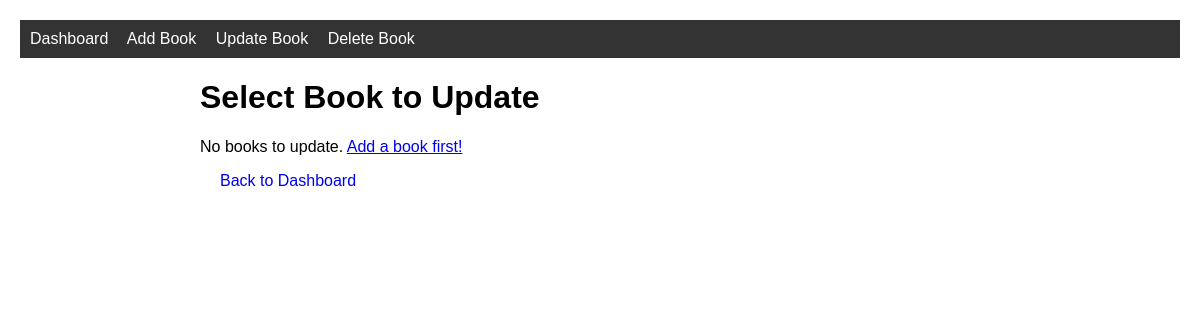
/update, run on an earlier commit of the app's database.
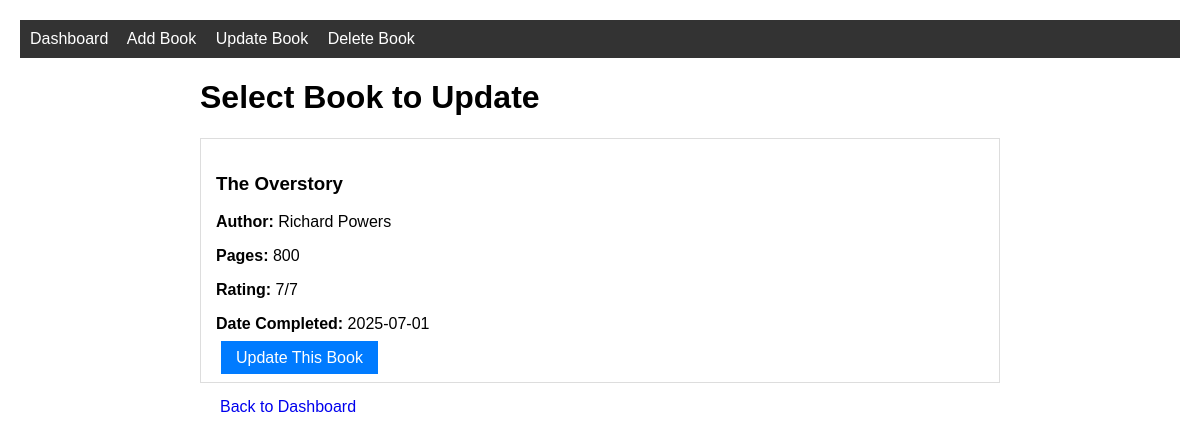
And on a later commit of the database.
### tables this page shows
CREATE TABLE books (
                id INTEGER PRIMARY KEY AUTOINCREMENT,
                title TEXT NOT NULL,
                author TEXT NOT NULL,
                pages INTEGER NOT NULL,
                rating INTEGER NOT NULL,
                date_completed TEXT NOT NULL
            );

### app.py (the view)
@app.route('/update')
def update_book_selection():
    with get_db() as connection:
        books = connection.execute('SELECT * FROM books ORDER BY title').fetchall()
    return render_template('update_book_selection.html', books=books)

### app.py (called while the page is built)
def get_db():
    connection = sqlite3.connect(DATABASE)
    connection.row_factory = sqlite3.Row
    return connection

### templates/update_book_selection.html
{% extends "base.html" %}
{% block content %}
<h1>Select Book to Update</h1>
{% if books %}
    {% for book in books %}
        <div class="card">
            <h3>{{ book.title }}</h3>
            <p><strong>Author:</strong> {{ book.author }}</p>
            <p><strong>Pages:</strong> {{ book.pages }}</p>
            <p><strong>Rating:</strong> {{ book.rating }}/7</p>
            <p><strong>Date Completed:</strong> {{ book.date_completed }}</p>
            <a href="{{ url_for('update_book', book_id=book.id) }}" class="btn btn-primary">Update This Book</a>
        </div>
    {% endfor %}
{% else %}
    <p>No books to update. <a href="{{ url_for('add_book') }}">Add a book first!</a></p>
{% endif %}
<a href="{{ url_for('dashboard') }}" class="btn">Back to Dashboard</a>
{% endblock %}

What changed in the data, as far as the page shows it:
added books: title "The Overstory", author "Richard Powers", pages "800", rating "7", date_completed "2025-07-01"
Also different on the page:
text no longer shown: "No books to update. Add a book first!"
